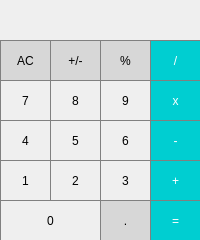
<?xml version="1.0" encoding="UTF-8"?>
<ui version="4.0">
 <class>MainWindow</class>
 <widget class="QMainWindow" name="MainWindow">
  <property name="geometry">
   <rect>
    <x>0</x>
    <y>0</y>
    <width>200</width>
    <height>240</height>
   </rect>
  </property>
  <property name="windowTitle">
   <string>MainWindow</string>
  </property>
  <widget class="QWidget" name="centralWidget">
   <widget class="QLabel" name="result">
    <property name="geometry">
     <rect>
      <x>-10</x>
      <y>0</y>
      <width>201</width>
      <height>41</height>
     </rect>
    </property>
    <property name="styleSheet">
     <string notr="true">QLabel {
  qproperty-alignment: 'AlignVCenter | AlignRight';
  border: 1px solid gray;
}

background-color : white;</string>
    </property>
    <property name="text">
     <string>0</string>
    </property>
   </widget>
   <widget class="QPushButton" name="pushButtonAC">
    <property name="geometry">
     <rect>
      <x>0</x>
      <y>40</y>
      <width>51</width>
      <height>41</height>
     </rect>
    </property>
    <property name="styleSheet">
     <string notr="true">QPushButton {
  background-color: rgb(215, 215, 215);
  border: 1px solid gray;
}
QPushButton:pressed {
    background-color: qlineargradient(x1: 0, y1: 0, x2: 0, y2: 1,
                                      stop: 0 #BEBEBE, stop: 1 #D7D7D7);
}</string>
    </property>
    <property name="text">
     <string>AC</string>
    </property>
   </widget>
   <widget class="QPushButton" name="pushButtonPM">
    <property name="geometry">
     <rect>
      <x>50</x>
      <y>40</y>
      <width>51</width>
      <height>41</height>
     </rect>
    </property>
    <property name="styleSheet">
     <string notr="true">QPushButton {
  background-color: rgb(215, 215, 215);
  border: 1px solid gray;
}
QPushButton:pressed {
    background-color: qlineargradient(x1: 0, y1: 0, x2: 0, y2: 1,
                                      stop: 0 #BEBEBE, stop: 1 #D7D7D7);
}</string>
    </property>
    <property name="text">
     <string>+/-</string>
    </property>
   </widget>
   <widget class="QPushButton" name="pushButtonDiv">
    <property name="geometry">
     <rect>
      <x>150</x>
      <y>40</y>
      <width>51</width>
      <height>41</height>
     </rect>
    </property>
    <property name="styleSheet">
     <string notr="true">QPushButton {
  background-color:  	#00CED1;
  color: white; 
  border: 1px solid gray;
}

QPushButton:pressed {
    background-color: qlineargradient(x1: 0, y1: 0, x2: 0, y2: 1,
                                      stop: 0 #FF7832, stop: 1 #FF9739);
}</string>
    </property>
    <property name="text">
     <string>/</string>
    </property>
   </widget>
   <widget class="QPushButton" name="pushButtonProc">
    <property name="geometry">
     <rect>
      <x>100</x>
      <y>40</y>
      <width>51</width>
      <height>41</height>
     </rect>
    </property>
    <property name="styleSheet">
     <string notr="true">QPushButton {
  background-color: rgb(215, 215, 215);
  border: 1px solid gray;
}
QPushButton:pressed {
    background-color: qlineargradient(x1: 0, y1: 0, x2: 0, y2: 1,
                                      stop: 0 #BEBEBE, stop: 1 #D7D7D7);
}</string>
    </property>
    <property name="text">
     <string>%</string>
    </property>
   </widget>
   <widget class="QPushButton" name="pushButton8">
    <property name="geometry">
     <rect>
      <x>50</x>
      <y>80</y>
      <width>51</width>
      <height>41</height>
     </rect>
    </property>
    <property name="styleSheet">
     <string notr="true">QPushButton {
   border: 1px solid gray;
}
QPushButton:pressed {
    background-color: qlineargradient(x1: 0, y1: 0, x2: 0, y2: 1,
                                      stop: 0 #dadbde, stop: 1 #f6f7fa);
}</string>
    </property>
    <property name="text">
     <string>8</string>
    </property>
   </widget>
   <widget class="QPushButton" name="pushButtonMult">
    <property name="geometry">
     <rect>
      <x>150</x>
      <y>80</y>
      <width>51</width>
      <height>41</height>
     </rect>
    </property>
    <property name="styleSheet">
     <string notr="true">QPushButton {
  background-color:  	#00CED1;
  color: white; 
  border: 1px solid gray;
}

QPushButton:pressed {
    background-color: qlineargradient(x1: 0, y1: 0, x2: 0, y2: 1,
                                      stop: 0 #FF7832, stop: 1 #FF9739);
}</string>
    </property>
    <property name="text">
     <string>x</string>
    </property>
   </widget>
   <widget class="QPushButton" name="pushButton7">
    <property name="geometry">
     <rect>
      <x>0</x>
      <y>80</y>
      <width>51</width>
      <height>41</height>
     </rect>
    </property>
    <property name="styleSheet">
     <string notr="true">QPushButton {
   border: 1px solid gray;
}
QPushButton:pressed {
    background-color: qlineargradient(x1: 0, y1: 0, x2: 0, y2: 1,
                                      stop: 0 #dadbde, stop: 1 #f6f7fa);
}</string>
    </property>
    <property name="text">
     <string>7</string>
    </property>
   </widget>
   <widget class="QPushButton" name="pushButton9">
    <property name="geometry">
     <rect>
      <x>100</x>
      <y>80</y>
      <width>51</width>
      <height>41</height>
     </rect>
    </property>
    <property name="styleSheet">
     <string notr="true">QPushButton {
   border: 1px solid gray;
}
QPushButton:pressed {
    background-color: qlineargradient(x1: 0, y1: 0, x2: 0, y2: 1,
                                      stop: 0 #dadbde, stop: 1 #f6f7fa);
}</string>
    </property>
    <property name="text">
     <string>9</string>
    </property>
   </widget>
   <widget class="QPushButton" name="pushButton5">
    <property name="geometry">
     <rect>
      <x>50</x>
      <y>120</y>
      <width>51</width>
      <height>41</height>
     </rect>
    </property>
    <property name="styleSheet">
     <string notr="true">QPushButton {
   border: 1px solid gray;
}
QPushButton:pressed {
    background-color: qlineargradient(x1: 0, y1: 0, x2: 0, y2: 1,
                                      stop: 0 #dadbde, stop: 1 #f6f7fa);
}</string>
    </property>
    <property name="text">
     <string>5</string>
    </property>
   </widget>
   <widget class="QPushButton" name="pushButtonMin">
    <property name="geometry">
     <rect>
      <x>150</x>
      <y>120</y>
      <width>51</width>
      <height>41</height>
     </rect>
    </property>
    <property name="styleSheet">
     <string notr="true">QPushButton {
  background-color:  	#00CED1;
  color: white; 
  border: 1px solid gray;
}

QPushButton:pressed {
    background-color: qlineargradient(x1: 0, y1: 0, x2: 0, y2: 1,
                                      stop: 0 #FF7832, stop: 1 #FF9739);
}</string>
    </property>
    <property name="text">
     <string>-</string>
    </property>
   </widget>
   <widget class="QPushButton" name="pushButton4">
    <property name="geometry">
     <rect>
      <x>0</x>
      <y>120</y>
      <width>51</width>
      <height>41</height>
     </rect>
    </property>
    <property name="styleSheet">
     <string notr="true">QPushButton {
   border: 1px solid gray;
}
QPushButton:pressed {
    background-color: qlineargradient(x1: 0, y1: 0, x2: 0, y2: 1,
                                      stop: 0 #dadbde, stop: 1 #f6f7fa);
}</string>
    </property>
    <property name="text">
     <string>4</string>
    </property>
   </widget>
   <widget class="QPushButton" name="pushButton6">
    <property name="geometry">
     <rect>
      <x>100</x>
      <y>120</y>
      <width>51</width>
      <height>41</height>
     </rect>
    </property>
    <property name="styleSheet">
     <string notr="true">QPushButton {
   border: 1px solid gray;
}
QPushButton:pressed {
    background-color: qlineargradient(x1: 0, y1: 0, x2: 0, y2: 1,
                                      stop: 0 #dadbde, stop: 1 #f6f7fa);
}</string>
    </property>
    <property name="text">
     <string>6</string>
    </property>
   </widget>
   <widget class="QPushButton" name="pushButton2">
    <property name="geometry">
     <rect>
      <x>50</x>
      <y>160</y>
      <width>51</width>
      <height>41</height>
     </rect>
    </property>
    <property name="styleSheet">
     <string notr="true">QPushButton {
   border: 1px solid gray;
}
QPushButton:pressed {
    background-color: qlineargradient(x1: 0, y1: 0, x2: 0, y2: 1,
                                      stop: 0 #dadbde, stop: 1 #f6f7fa);
}</string>
    </property>
    <property name="text">
     <string>2</string>
    </property>
   </widget>
   <widget class="QPushButton" name="pushButtonPlus">
    <property name="geometry">
     <rect>
      <x>150</x>
      <y>160</y>
      <width>51</width>
      <height>41</height>
     </rect>
    </property>
    <property name="styleSheet">
     <string notr="true">QPushButton {
  background-color:  	#00CED1;
  color: white; 
  border: 1px solid gray;
}

QPushButton:pressed {
    background-color: qlineargradient(x1: 0, y1: 0, x2: 0, y2: 1,
                                      stop: 0 #FF7832, stop: 1 #FF9739);
}</string>
    </property>
    <property name="text">
     <string>+</string>
    </property>
   </widget>
   <widget class="QPushButton" name="pushButton1">
    <property name="geometry">
     <rect>
      <x>0</x>
      <y>160</y>
      <width>51</width>
      <height>41</height>
     </rect>
    </property>
    <property name="styleSheet">
     <string notr="true">QPushButton {
   border: 1px solid gray;
}
QPushButton:pressed {
    background-color: qlineargradient(x1: 0, y1: 0, x2: 0, y2: 1,
                                      stop: 0 #dadbde, stop: 1 #f6f7fa);
}</string>
    </property>
    <property name="text">
     <string>1</string>
    </property>
   </widget>
   <widget class="QPushButton" name="pushButton3">
    <property name="geometry">
     <rect>
      <x>100</x>
      <y>160</y>
      <width>51</width>
      <height>41</height>
     </rect>
    </property>
    <property name="styleSheet">
     <string notr="true">QPushButton {
   border: 1px solid gray;
}
QPushButton:pressed {
    background-color: qlineargradient(x1: 0, y1: 0, x2: 0, y2: 1,
                                      stop: 0 #dadbde, stop: 1 #f6f7fa);
}</string>
    </property>
    <property name="text">
     <string>3</string>
    </property>
   </widget>
   <widget class="QPushButton" name="pushButtonEq">
    <property name="geometry">
     <rect>
      <x>150</x>
      <y>200</y>
      <width>51</width>
      <height>41</height>
     </rect>
    </property>
    <property name="styleSheet">
     <string notr="true">QPushButton {
  background-color:  	#00CED1;
  color: white; 
  border: 1px solid gray;
}

QPushButton:pressed {
    background-color: qlineargradient(x1: 0, y1: 0, x2: 0, y2: 1,
                                      stop: 0 #FF7832, stop: 1 #FF9739);
}</string>
    </property>
    <property name="text">
     <string>=</string>
    </property>
   </widget>
   <widget class="QPushButton" name="pushButton0">
    <property name="geometry">
     <rect>
      <x>0</x>
      <y>200</y>
      <width>101</width>
      <height>41</height>
     </rect>
    </property>
    <property name="styleSheet">
     <string notr="true">QPushButton {
   border: 1px solid gray;
}
QPushButton:pressed {
    background-color: qlineargradient(x1: 0, y1: 0, x2: 0, y2: 1,
                                      stop: 0 #dadbde, stop: 1 #f6f7fa);
}</string>
    </property>
    <property name="text">
     <string>0</string>
    </property>
   </widget>
   <widget class="QPushButton" name="pushButtonKet">
    <property name="geometry">
     <rect>
      <x>100</x>
      <y>200</y>
      <width>51</width>
      <height>41</height>
     </rect>
    </property>
    <property name="styleSheet">
     <string notr="true">QPushButton {
  background-color: rgb(215, 215, 215);
  border: 1px solid gray;
}
QPushButton:pressed {
    background-color: qlineargradient(x1: 0, y1: 0, x2: 0, y2: 1,
                                      stop: 0 #BEBEBE, stop: 1 #D7D7D7);
}</string>
    </property>
    <property name="text">
     <string>.</string>
    </property>
   </widget>
  </widget>
 </widget>
 <layoutdefault spacing="6" margin="11"/>
 <resources/>
 <connections/>
</ui>
